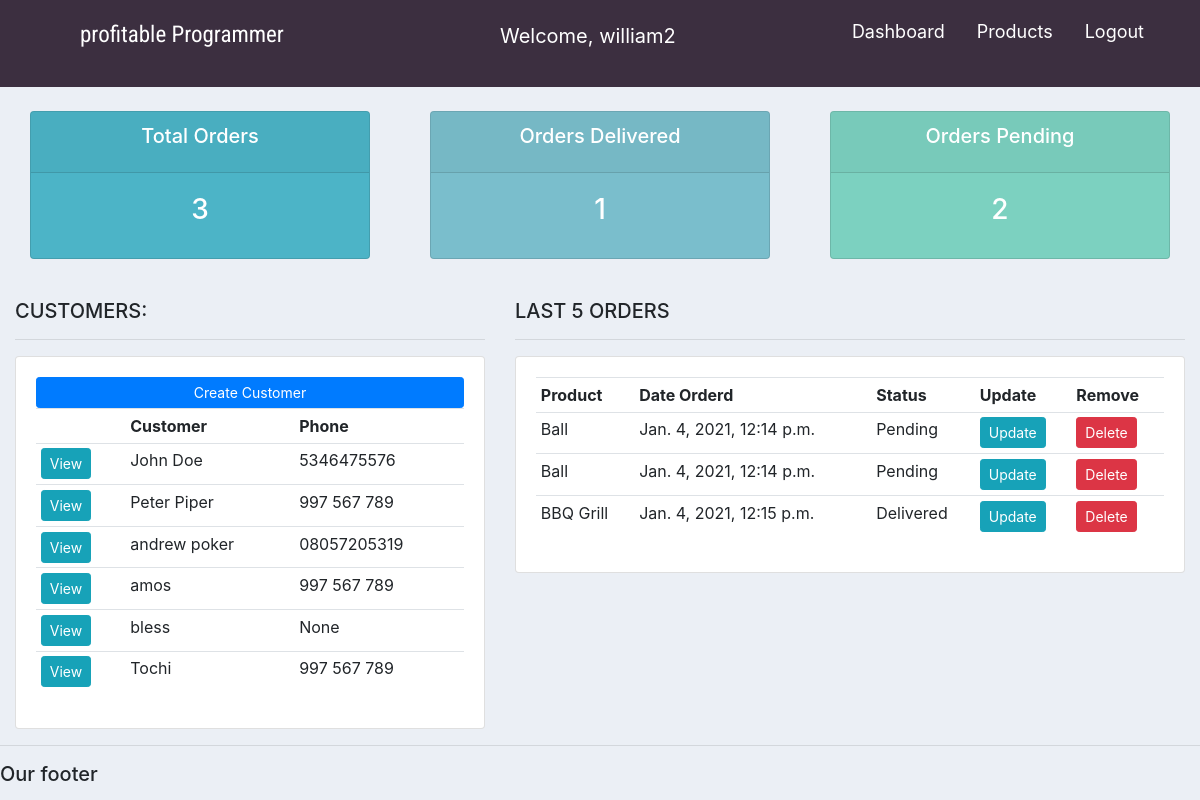
The app's page / (signed in) with its own data.
### accounts/models.py (models this page shows, shortened)
class Customer(models.Model):
	user = models.OneToOneField(User, null=True, blank=True, on_delete=models.CASCADE)
	name = models.CharField(max_length=200, null=True)
	phone = models.CharField(max_length=200, null=True)
	email = models.CharField(max_length=200, null=True)
	profile_pic = models.ImageField(default="profile3.png", null=True, blank=True)
	date_created = models.DateTimeField(auto_now_add=True, null=True)

class Order(models.Model):
	STATUS = (
			('Pending', 'Pending'),
			('Out for delivery', 'Out for delivery'),
			('Delivered', 'Delivered'),
			)
	customer = models.ForeignKey(Customer, null=True, on_delete= models.SET_NULL)
	product = models.ForeignKey(Product, null=True, on_delete= models.SET_NULL)
	date_created = models.DateTimeField(auto_now_add=True, null=True)
	status = models.CharField(max_length=200, null=True, choices=STATUS)
	note = models.CharField(max_length=1000, null=True, blank=True)

class Product(models.Model):
	CATEGORY = (
			('Indoor', 'Indoor'),
			('Out Door', 'Out Door'),
			)
	name = models.CharField(max_length=200, null=True)
	price = models.FloatField(null=True)
	category = models.CharField(max_length=200, null=True, choices=CATEGORY)
	description = models.CharField(max_length=200, null=True, blank=True)
	date_created = models.DateTimeField(auto_now_add=True, null=True)
	tags = models.ManyToManyField(Tag)
	def __str__(self):
		return self.name

### accounts/decorators.py (the view)
	def wrapper_func(request, *args, **kwargs):
		group = None
		if request.user.groups.exists():
			group = request.user.groups.all()[0].name
		if group == 'customer':
			return redirect('user-page')
		if group == 'admin':
			return view_func(request, *args, **kwargs)

### accounts/views.py (called while the page is built)
@login_required(login_url='login')
@admin_only
def home(request):
	orders = Order.objects.all()
	customers = Customer.objects.all()
	total_customers = customers.count()
	total_orders = orders.count()
	delivered = orders.filter(status='Delivered').count()
	pending = orders.filter(status='Pending').count()
	context = {'orders':orders, 'customers':customers,
	'total_orders':total_orders,'delivered':delivered,
	'pending':pending }
	return render(request, 'accounts/dashboard.html', context)

### accounts/templates/accounts/dashboard.html
{%  extends 'accounts/base.html' %}
{% block content %}
{%  include 'accounts/status.html' %}
<br>
<div class="row">
	<div class="col-md-5">
		<h5>CUSTOMERS:</h5>
		<hr>
		<div class="card card-body">
			<a class="btn btn-primary  btn-sm btn-block" href="">Create Customer</a>
			<table class="table table-sm">
				<tr>
					<th></th>
					<th>Customer</th>
					<th>Phone</th>
				</tr>
				{% for customer in customers %}
					<tr>
						<td><a class="btn btn-sm btn-info" href="{% url 'customer' customer.id %}">View</a></td>
						<td>{{customer.name}}</td>
						<td>{{customer.phone}}</td>
					</tr>
				{% endfor %}
			</table>
		</div>
	</div>
	<div class="col-md-7">
		<h5>LAST 5 ORDERS</h5>
		<hr>
		<div class="card card-body">
			<table class="table table-sm">
				<tr>
					<th>Product</th>
					<th>Date Orderd</th>
					<th>Status</th>
					<th>Update</th>
					<th>Remove</th>
				</tr>
				{% for order in orders %}
					<tr>
						<td>{{order.product}}</td>
						<td>{{order.date_created}}</td>
						<td>{{order.status}}</td>
						<td><a class="btn btn-sm btn-info" href="{% url 'update_order' order.id %}">Update</a></td>
						<td><a class="btn btn-sm btn-danger" href="{% url 'delete_order' order.id %}">Delete</a></td>
					</tr>
				{% endfor %}
			</table>
		</div>
	</div>
</div>
{% endblock %}

### accounts/templates/accounts/base.html (shortened to what this page needs)
{% load static %}
<!DOCTYPE html>
<html>
<head>
	<link rel="stylesheet" href="https://stackpath.bootstrapcdn.com/bootstrap/4.3.1/css/bootstrap.min.css">
	<link rel="stylesheet" type="text/css"  href="{% static 'css/main.css' %}" >
	<link rel="stylesheet" type="text/css"  href="{% static 'css/navbar.css' %}" >
</head>
<body>
	{%  include 'accounts/navbar.html' %}
	<div class="container-fluid">
	{% block content %}
	{% endblock %}
    </div>
	<hr>
	<h5>Our footer</h5>
</body>
</html>

### accounts/templates/accounts/navbar.html (shortened to what this page needs)
{% load static %}
<!DOCTYPE html>
<html>
<head>
    <link rel="stylesheet"  href="https://stackpath.bootstrapcdn.com/font-awesome/4.7.0/css/font-awesome.min.css">
</head>
<body>
    <nav>
        <ul>
             {% if request.user.is_staff %}
          <li class="logo">profitable Programmer</li>
          <li class="items"><a href="{% url 'home' %}">Dashboard</a></li>
          <li class="items"><a href="{% url 'products' %}">Products</a></li>
          <li class="items"><a  href="{% url 'logout' %}">Logout</a></li>
          <li id="greet" >Welcome, {{request.user}}</li>
              {% else %}
          <li class="logo">profitable Programmer</li>
          <li class="items" ><a href="{% url 'account' %}">Settings</a></li>
          <li class="items" ><a  href="{% url 'logout' %}">Logout</a></li>
          <li id="greet">Welcome, {{request.user}}</li>
          <li class="btn"><i class="fa fa-bars" aria-hidden="true"></i></li>
               {% endif %}
        </ul>
    </nav>
</body>
</html>

### accounts/templates/accounts/status.html
{% load static %}
<br>
<div class="row">
	<div class="col">
		<div class="col-md">
			<div class="card text-center text-white  mb-3" id="total-orders">
			  	<div class="card-header">
			  		<h5 class="card-title">Total Orders</h5>
			  	</div>
			  	<div class="card-body">
			    	<h3 class="card-title">{{total_orders}}</h3>
			  	</div>
			</div>
		</div>
	</div>
	<div class="col">
		<div class="col-md">
			<div class="card text-center text-white  mb-3" id="orders-delivered">
			  	<div class="card-header">
			  		<h5 class="card-title">Orders Delivered</h5>
			  	</div>
			  	<div class="card-body">
			    	<h3 class="card-title">{{delivered}}</h3>
			  	</div>
			</div>
		</div>
	</div>
	<div class="col">
		<div class="col-md">
			<div class="card text-center text-white  mb-3" id="orders-pending">
			  	<div class="card-header">
			  		<h5 class="card-title">Orders Pending</h5>
			  	</div>
			  	<div class="card-body">
			    	<h3 class="card-title">{{pending}}</h3>
			  	</div>
			</div>
		</div>
	</div>
</div>

### static/css/main.css (style rules this page uses)
body { background-color: #ebeff5; }
#total-orders { background-color: #4cb4c7; }
#orders-delivered { background-color: #7abecc; }
#orders-pending { background-color: #7CD1C0; }

### static/css/navbar.css (style rules this page uses)
nav { background: #3c2f40; padding: 3px 40px; }
nav ul { list-style: none; display: flex; flex-wrap: wrap; justify-content: center; transition: all 0.3s; }
nav ul li { padding: 15px 0; cursor: pointer; }
nav ul li.items { position: relative; width: auto; margin: 0 16px; text-align: left; order: 3; }
nav ul li.items:after { position: absolute; content: ''; left: 0; bottom: 9px; height: 2px; width: 100%; background: #33ffff; opacity: 0; transition: all 0.2s linear; }
nav ul li.logo { flex: 1; color: #fff; font-size: 23px; font-weight: 500px; font-family: 'Roboto Condensed', sans-serif; cursor: default; user-select: none; }
nav ul li a { color: #ffffff; font-size: 18px; text-decoration: none; }
#greet { color: #fff; font-size: 20px; font-weight: 18px; flex: 0.8; padding-top: 18px; }

### records on screen
Customer: name "John Doe", phone "5346475576"
Customer: name "Peter Piper", phone "997 567 789"
Customer: name "andrew poker", phone "08057205319"
Customer: name "amos", phone "997 567 789"
Customer: name "bless", phone "None"
Customer: name "Tochi", phone "997 567 789"
Order: product "Ball", date_created "Jan. 4, 2021, 12:14 p.m.", status "Pending"
Order: product "Ball", date_created "Jan. 4, 2021, 12:14 p.m.", status "Pending"
Order: product "BBQ Grill", date_created "Jan. 4, 2021, 12:15 p.m.", status "Delivered"

### other values on screen
{{ request.user }} "william2"
{{ total_orders }} "3"
{{ delivered }} "1"
{{ pending }} "2"
